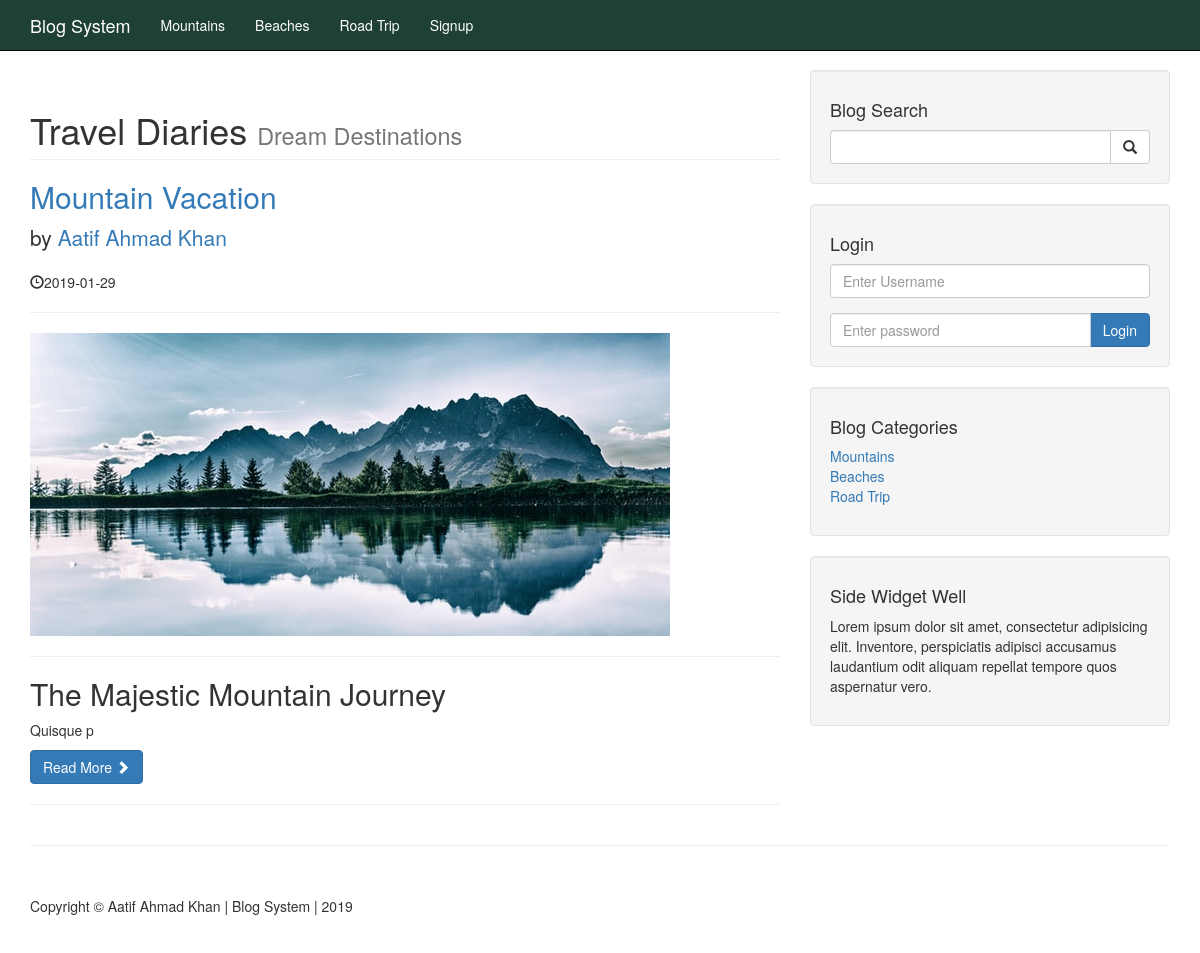
The app's page /category.php?category=1 with its own data.
### tables this page shows
CREATE TABLE `categories` (
  `cat_id` int(3) NOT NULL,
  `cat_title` varchar(255) NOT NULL
);

CREATE TABLE `posts` (
  `post_id` int(3) NOT NULL,
  `post_category_id` int(3) NOT NULL,
  `post_title` varchar(255) NOT NULL,
  `post_author` varchar(255) NOT NULL,
  `post_date` date NOT NULL,
  `post_image` text NOT NULL,
  `post_content` text NOT NULL,
  `post_tags` varchar(255) NOT NULL,
  `post_comment_count` int(11) NOT NULL,
  `post_status` varchar(255) NOT NULL DEFAULT 'draft'
);

### category.php (the view, shortened to what this page needs)
<?php
    include "includes/header.php";
?>
<?php include "includes/navigation.php";?>
    <div class="container">
        <div class="row">
            <div class="col-md-8">
                <h1 class="page-header">
                    Travel Diaries
                    <small>Dream Destinations</small>
                </h1>
            <?php
            if (isset($_GET['category'])) {
                $post_category_id = $_GET['category'];
            }
                $query = "select * from posts where post_category_id = $post_category_id and post_status = 'published'";
                $select_all_posts_query = mysqli_query($connection, $query);
                while($row = mysqli_fetch_assoc($select_all_posts_query)){
                       $post_id = $row['post_id'];
                       $post_title = $row['post_title'];
                       $post_author = $row['post_author'];
                       $post_date = $row['post_date'];
                       $post_image = $row['post_image'];
                       $post_content = substr($row['post_content'], 0,50);
                       ?>
                <h2>
                    <a href="post.php?p_id=<?php echo $post_id;?>"><?php echo $post_title; ?></a>
                </h2>
                <p class="lead">
                    by <a href="index.php"><?php echo $post_author; ?></a>
                </p>
                <p><span class="glyphicon glyphicon-time"></span><?php echo $post_date; ?></p>
                <hr>
                <a href="post.php?p_id=<?php echo $post_id;?>"><img class="img-responsive" src="images/posts/<?php echo $post_image;?>" alt=""></a>
                <hr>
                <p><?php echo $post_content; ?></p>
                <a class="btn btn-primary" href="post.php?p_id=<?php echo $post_id;?>">Read More <span class="glyphicon glyphicon-chevron-right"></span></a>
                <hr>
        <?php
                }
            ?>
            </div>
            <?php include "includes/sidebar.php"; ?>
        </div>
        <hr>
<?php include "includes/footer.php";?>

### includes/navigation.php (shortened to what this page needs)
<?php
    include "db.php";
?>
<nav class="navbar navbar-inverse navbar-fixed-top navbar-custom-color" role="navigation">
        <div class="container">
            <div class="navbar-header">
                <a class="navbar-brand" href="index.php" style="color:#fff;">Blog System</a>
            </div>
            <div class="collapse navbar-collapse" id="bs-example-navbar-collapse-1">
                <ul class="nav navbar-nav">
                <?php
                    $query = "SELECT * FROM categories";
                    $select_all_categories_query = mysqli_query($connection, $query);
                    while($row = mysqli_fetch_assoc($select_all_categories_query)){
                        $cat_id = $row['cat_id'];
                        $cat_title = $row['cat_title'];
                        echo "<li><a href='category.php?category={$cat_id}' style='color:#fff;'>{$cat_title}</a></li>";
                    }
                ?>
                <?php
                    if (isset($_SESSION['user_role'])) {
                        echo "<li><a href='admin' style='color:#fff;'>Admin Area</a></li>
                              <li><a href='includes/logout.php' style='color:#fff;'>Logout</a></li>";
                    } else {
                        echo "<li><a href='signup.php' style='color:#fff;'>Signup</a></li>";
                    }
                ?>
                </ul>
            </div>
        </div>
    </nav>

### includes/sidebar.php (shortened to what this page needs)
<div class="col-md-4 ">
                <div class="well">
                    <h4>Blog Search</h4>
                    <form action="search.php" method="post">
                    <div class="input-group">
                        <input type="text" name="search_string" class="form-control">
                        <span class="input-group-btn">
                            <button name="submit" class="btn btn-default" type="submit">
                                <span class="glyphicon glyphicon-search"></span>
                        </button>
                        </span>
                    </div>
                    </form>
                </div>
                <div class="well">
                    <?php
                        if (isset($_SESSION['username'])) {
                            echo "<h2 class='lead'>Logged in as " . $_SESSION['firstname'] . " ". $_SESSION['lastname'] . "</h2>";
                            echo "<a href='includes/logout.php' class='btn btn-primary'>Logout</a>";
                        } else { ?>
                            <h4>Login</h4>
                            <form action="includes/login.php" method="post">
                            <div class="form-group">
                                <input type="text" name="username" placeholder="Enter Username" class="form-control">
                            </div>
                            <div class="input-group">
                                <input type="password" name="password" placeholder="Enter password" class="form-control">
                                <span class="input-group-btn">
                                    <button class="btn btn-primary" name="login" type="submit">Login</button>
                                </span>
                            </div>
                            </form>
                    <?php }  ?>
                </div>
                <div class="well">
                    <h4>Blog Categories</h4>
                    <div class="row">
                        <div class="col-lg-12">
                            <ul class="list-unstyled">
                            <?php
                                $query = "SELECT * FROM categories";
                                $select_categories_sidebar = mysqli_query($connection, $query);
                                while($row = mysqli_fetch_assoc($select_categories_sidebar)){
                                    $cat_title = $row['cat_title'];
                                    $cat_id = $row['cat_id'];
                                    echo "<li><a href='category.php?category={$cat_id}'>{$cat_title}</a></li>";
                                }
                            ?>
                            </ul>
                        </div>
                    </div>
                </div>
                <?php include "widgets.php";?>
            </div>

### css/blog-home.css (style rules this page uses)
body { padding-top: 70px; }
.navbar-custom-color { background-color: #1f4037 !important; }

### records on screen
categories: cat_title "Mountains"
categories: cat_title "Beaches"
categories: cat_title "Road Trip"
posts: post_title "Mountain Vacation", post_author "Aatif Ahmad Khan", post_date "2019-01-29", post_image (picture), post_content "The Majestic Mountain Journey Quisque p"
